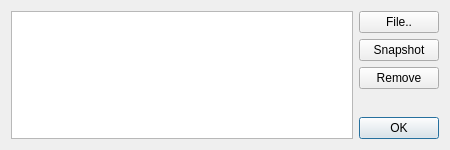
<?xml version="1.0" encoding="UTF-8"?>
<ui version="4.0">
 <class>CurveManagerWidget</class>
 <widget class="QWidget" name="CurveManagerWidget">
  <property name="geometry">
   <rect>
    <x>0</x>
    <y>0</y>
    <width>450</width>
    <height>150</height>
   </rect>
  </property>
  <property name="windowTitle">
   <string>Curve manager</string>
  </property>
  <layout class="QHBoxLayout" name="horizontalLayout">
   <item>
    <widget class="TableView" name="curveTable"/>
   </item>
   <item>
    <layout class="QVBoxLayout" name="verticalLayout">
     <item>
      <widget class="QPushButton" name="loadButton">
       <property name="text">
        <string>File..</string>
       </property>
      </widget>
     </item>
     <item>
      <widget class="QPushButton" name="saveButton">
       <property name="text">
        <string>Snapshot</string>
       </property>
      </widget>
     </item>
     <item>
      <widget class="QPushButton" name="removeButton">
       <property name="text">
        <string>Remove</string>
       </property>
      </widget>
     </item>
     <item>
      <spacer name="verticalSpacer">
       <property name="orientation">
        <enum>Qt::Vertical</enum>
       </property>
       <property name="sizeHint" stdset="0">
        <size>
         <width>20</width>
         <height>40</height>
        </size>
       </property>
      </spacer>
     </item>
     <item>
      <widget class="QDialogButtonBox" name="buttonBox">
       <property name="orientation">
        <enum>Qt::Vertical</enum>
       </property>
       <property name="standardButtons">
        <set>QDialogButtonBox::Ok</set>
       </property>
      </widget>
     </item>
    </layout>
   </item>
  </layout>
 </widget>
 <customwidgets>
  <customwidget>
   <class>TableView</class>
   <extends>QTableView</extends>
   <header>madgui/widget/tableview.h</header>
  </customwidget>
 </customwidgets>
 <resources/>
 <connections/>
</ui>
